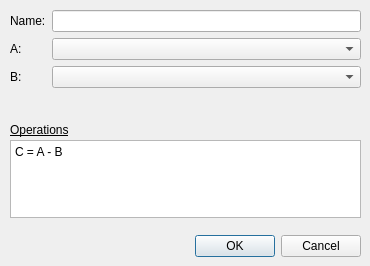
<?xml version="1.0" encoding="UTF-8"?>
<ui version="4.0">
 <class>create_algebraic_dialog</class>
 <widget class="QDialog" name="create_algebraic_dialog">
  <property name="geometry">
   <rect>
    <x>0</x>
    <y>0</y>
    <width>370</width>
    <height>266</height>
   </rect>
  </property>
  <property name="windowTitle">
   <string>Create Algebraic Layer</string>
  </property>
  <widget class="QDialogButtonBox" name="buttons">
   <property name="geometry">
    <rect>
     <x>10</x>
     <y>230</y>
     <width>351</width>
     <height>32</height>
    </rect>
   </property>
   <property name="orientation">
    <enum>Qt::Horizontal</enum>
   </property>
   <property name="standardButtons">
    <set>QDialogButtonBox::Cancel|QDialogButtonBox::Ok</set>
   </property>
  </widget>
  <widget class="QPlainTextEdit" name="operations_text">
   <property name="geometry">
    <rect>
     <x>10</x>
     <y>140</y>
     <width>351</width>
     <height>78</height>
    </rect>
   </property>
   <property name="lineWidth">
    <number>2</number>
   </property>
   <property name="midLineWidth">
    <number>1</number>
   </property>
   <property name="plainText">
    <string>C = A - B</string>
   </property>
  </widget>
  <widget class="QWidget" name="formLayoutWidget">
   <property name="geometry">
    <rect>
     <x>10</x>
     <y>10</y>
     <width>351</width>
     <height>101</height>
    </rect>
   </property>
   <layout class="QFormLayout" name="formLayout">
    <property name="fieldGrowthPolicy">
     <enum>QFormLayout::AllNonFixedFieldsGrow</enum>
    </property>
    <property name="labelAlignment">
     <set>Qt::AlignLeading|Qt::AlignLeft|Qt::AlignVCenter</set>
    </property>
    <property name="formAlignment">
     <set>Qt::AlignLeading|Qt::AlignLeft|Qt::AlignTop</set>
    </property>
    <item row="0" column="0">
     <widget class="QLabel" name="name_label">
      <property name="text">
       <string>Name:</string>
      </property>
      <property name="alignment">
       <set>Qt::AlignLeading|Qt::AlignLeft|Qt::AlignVCenter</set>
      </property>
     </widget>
    </item>
    <item row="0" column="1">
     <widget class="QLineEdit" name="layer_name_edit">
      <property name="maxLength">
       <number>35</number>
      </property>
     </widget>
    </item>
    <item row="1" column="0">
     <widget class="QLabel" name="a_label">
      <property name="text">
       <string>A:</string>
      </property>
     </widget>
    </item>
    <item row="2" column="0">
     <widget class="QLabel" name="b_label">
      <property name="text">
       <string>B:</string>
      </property>
     </widget>
    </item>
    <item row="1" column="1">
     <widget class="QComboBox" name="a_combo"/>
    </item>
    <item row="2" column="1">
     <widget class="QComboBox" name="b_combo"/>
    </item>
   </layout>
  </widget>
  <widget class="QLabel" name="operations_label">
   <property name="geometry">
    <rect>
     <x>10</x>
     <y>120</y>
     <width>71</width>
     <height>20</height>
    </rect>
   </property>
   <property name="font">
    <font>
     <family>Arial</family>
     <weight>50</weight>
     <italic>false</italic>
     <bold>false</bold>
     <underline>true</underline>
     <kerning>false</kerning>
    </font>
   </property>
   <property name="text">
    <string>Operations</string>
   </property>
  </widget>
 </widget>
 <resources/>
 <connections>
  <connection>
   <sender>buttons</sender>
   <signal>accepted()</signal>
   <receiver>create_algebraic_dialog</receiver>
   <slot>accept()</slot>
   <hints>
    <hint type="sourcelabel">
     <x>248</x>
     <y>254</y>
    </hint>
    <hint type="destinationlabel">
     <x>157</x>
     <y>274</y>
    </hint>
   </hints>
  </connection>
  <connection>
   <sender>buttons</sender>
   <signal>rejected()</signal>
   <receiver>create_algebraic_dialog</receiver>
   <slot>reject()</slot>
   <hints>
    <hint type="sourcelabel">
     <x>316</x>
     <y>260</y>
    </hint>
    <hint type="destinationlabel">
     <x>286</x>
     <y>274</y>
    </hint>
   </hints>
  </connection>
 </connections>
</ui>
